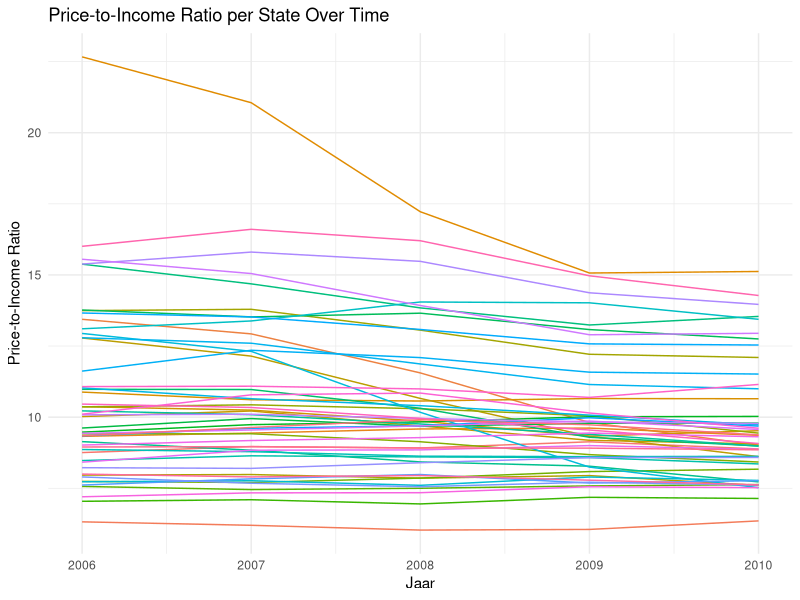
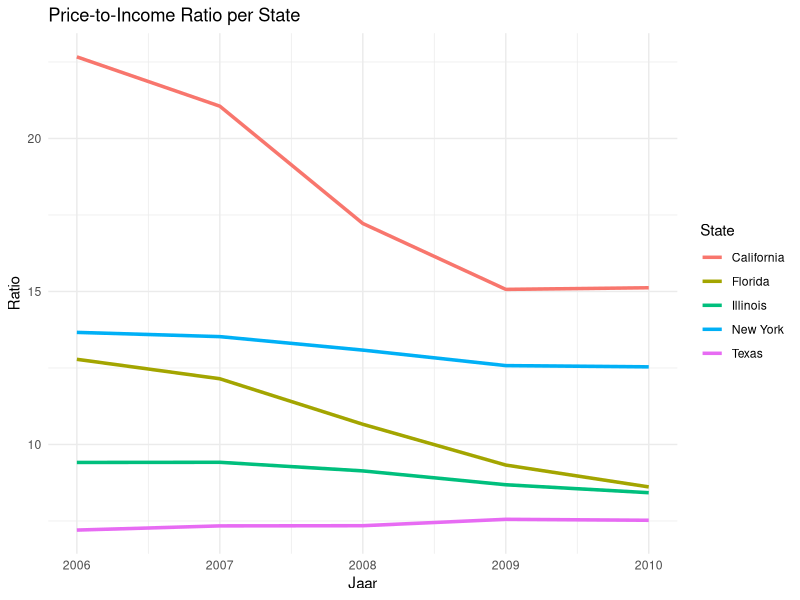
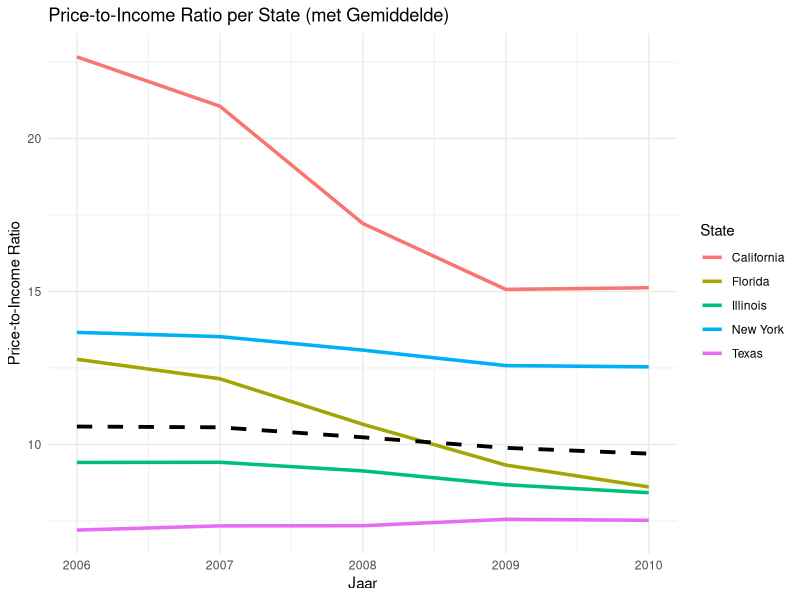
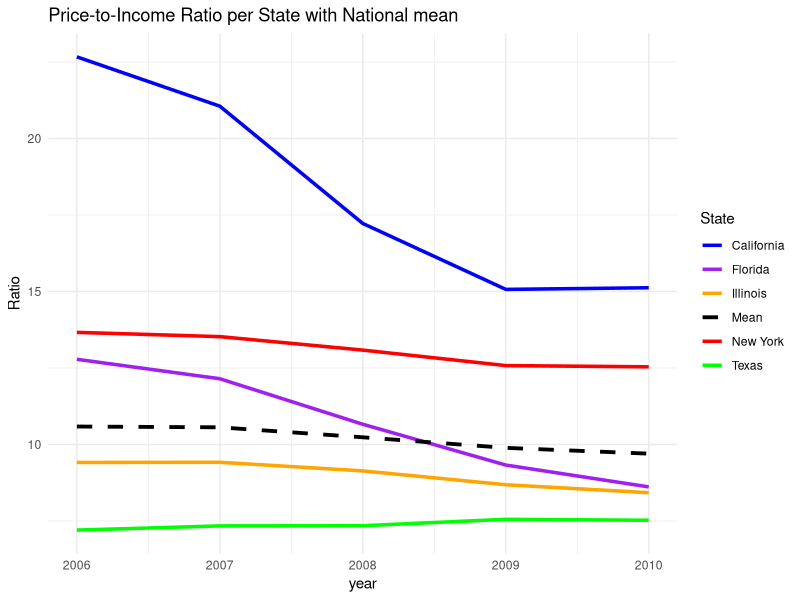
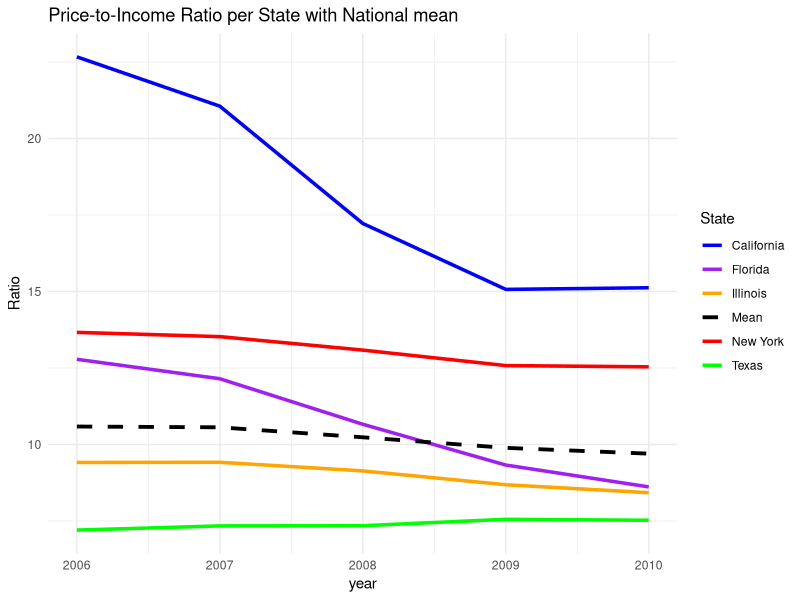

These charts were generated, in order, by the following R code:
install.packages("tidyverse")
library(tidyverse)

data <- read.csv("merge_2.csv")

# Herbenoem kolommen als dat nodig is
colnames(data) <- make.names(colnames(data))

# Zorg dat Year een getal is
data$Year <- as.integer(data$Year)

# Filter alleen de benodigde kolommen
plot_data <- data %>%
  select(State, Year, price_to_income_ratio)


ggplot(plot_data, aes(x = Year, y = price_to_income_ratio, color = State)) +
  geom_line() +
  labs(title = "Price-to-Income Ratio per State Over Time",
       x = "Jaar",
       y = "Price-to-Income Ratio") +
  theme_minimal() +
  theme(legend.position = "none")  # optioneel: verberg de legende als er te veel staten zijn

top_states <- c("California", "Texas", "New York", "Florida", "Illinois")
filtered_data <- plot_data %>% filter(State %in% top_states)

ggplot(filtered_data, aes(x = Year, y = price_to_income_ratio, color = State)) +
  geom_line(size = 1.2) +
  labs(title = "Price-to-Income Ratio per State",
       x = "Jaar", y = "Ratio") +
  theme_minimal()

# Bereken het gemiddelde van alle staten per jaar
average_data <- plot_data %>%
  group_by(Year) %>%
  summarise(avg_ratio = mean(price_to_income_ratio, na.rm = TRUE))

top_states <- c("California", "Texas", "New York", "Florida", "Illinois")

filtered_data <- plot_data %>%
  filter(State %in% top_states)

ggplot() +
  geom_line(data = filtered_data, aes(x = Year, y = price_to_income_ratio, color = State), size = 1.2) +
  geom_line(data = average_data, aes(x = Year, y = avg_ratio), color = "black", size = 1.3, linetype = "dashed") +
  labs(title = "Price-to-Income Ratio per State (met Gemiddelde)",
       x = "Jaar", y = "Price-to-Income Ratio") +
  theme_minimal()

ggplot() +
  geom_line(data = filtered_data, aes(x = Year, y = price_to_income_ratio, color = State), size = 1.2) +
  geom_line(data = average_data, aes(x = Year, y = avg_ratio, color = "Mean"), size = 1.3, linetype = "dashed") +
  scale_color_manual(values = c("California" = "blue", "Texas" = "green", "New York" = "red",
                                "Florida" = "purple", "Illinois" = "orange", "Mean" = "black")) +
  labs(title = "Price-to-Income Ratio per State with National mean",
       x = "year", y = "Ratio", color = "State") +
  theme_minimal()


ggsave("Temporal_Visualization.png", width = 10, height = 6)






